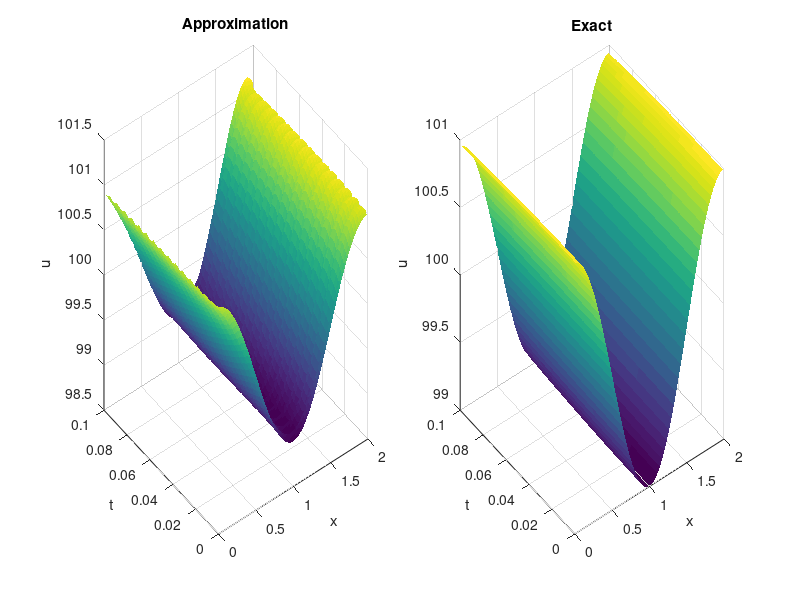

Write MATLAB code to recreate this figure.
fileID = fopen('sin3.txt');
data = textscan(fileID, '%f %f %f %f', 'HeaderLines',1);
x = data{1}; t = data{2}; u_approx = data{3}; u_exact = data{4};

n_cell = 64;
ts = length(x)/n_cell;

x = reshape(x, n_cell, ts);
t = reshape(t, n_cell, ts);
u_approx = reshape(u_approx, n_cell, ts);
u_exact = reshape(u_exact, n_cell, ts);

figure
pos = get(gcf, 'position');
set(gcf, 'Position', [pos(1), pos(2), pos(1) + 3*(pos(3)-pos(1)), pos(4)]);
subplot(1,2,1)
h = surf(x,t,u_approx);
get(h);
set(h,'linestyle','none');
title('Approximation')
xlabel('x')
ylabel('t')
zlabel('u')

subplot(1,2,2)
h = surf(x,t,u_exact);
get(h);
set(h,'linestyle','none');
title('Exact')
xlabel('x')
ylabel('t')
zlabel('u')


